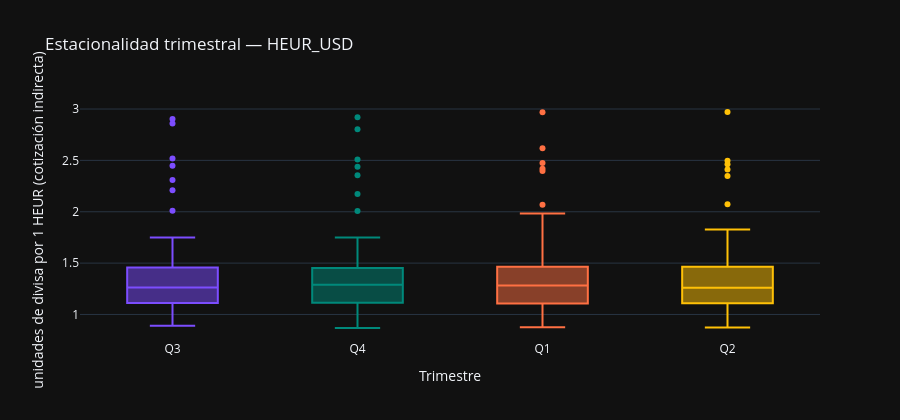

The notebook cell this image was saved under:
### Markdown cell above
### Análisis:

La estructura de autocorrelación a frecuencia trimestral confirma el patrón de los tests y replica a menor resolución el del bloque diario. En nivel, la ACF decae lentamente desde valores próximos a 1 (en torno a 0,40 todavía en el lag 16) y la PACF concentra toda la señal en un pico dominante en el lag 1 cercano a la unidad, la firma canónica de un AR(1) con raíz próxima a 1 propia de una serie no estacionaria.

La primera diferencia `Δ1` es la transformación más próxima al ruido blanco: la ACF muestra un único pico modesto en el lag 1 (aproximadamente 0,35) y entra en banda a partir del lag 2, y la PACF replica ese perfil, sin estructura estacional en múltiplos de 4. La diferencia interanual `Δ4` y la variación interanual porcentual presentan en cambio una persistencia mayor: ambas parten de un lag 1 elevado (aproximadamente 0,85) y decaen de forma gradual con varios lags iniciales significativos, y sus PACF muestran un pico fuerte en el lag 1 seguido de un valor negativo en el lag 2 (aproximadamente -0,35), estructura característica del solapamiento que introduce el filtro interanual. Las tres son estacionarias según los tests, pero la `Δ1` es la que deja la serie más limpia de autocorrelación residual, lo que refuerza su elección como transformación de referencia para el cruce con el paro.

### Code cell
# Estacionalidad trimestral reconstruida desde y_q
if len(y_q) >= 8:
    colores_bp = ['#7C4DFF', '#00897B', '#FF7043', '#FFC107']
    df_box_q = pd.DataFrame({
        'trimestre': y_q.index.quarter.map({1: 'Q1', 2: 'Q2', 3: 'Q3', 4: 'Q4'}),
        'valor': y_q.values,
        'fecha': y_q.index.strftime('%Y-%m-%d'),
    })
    df_box_q['trimestre'] = pd.Categorical(df_box_q['trimestre'],
                                            categories=['Q1', 'Q2', 'Q3', 'Q4'], ordered=True)
    fig = px.box(
        df_box_q, x='trimestre', y='valor', color='trimestre',
        hover_data=['fecha'],
        title=f'Estacionalidad trimestral — {VAR_PRINCIPAL}',
        labels={'valor': UNIDADES, 'trimestre': 'Trimestre'},
        color_discrete_sequence=colores_bp,
    )
    fig.update_layout(showlegend=False, height=420)
    fig.show()

    medias_q = y_q.groupby(y_q.index.quarter).mean()
    cv_trimestral = medias_q.std() / medias_q.mean() * 100 if medias_q.mean() != 0 else 0
    medias_dict = {k: round(float(v), 3) for k, v in medias_q.items()}
    print('Media por trimestre:', medias_dict)
    estac = '(estacionalidad apreciable)' if cv_trimestral > 5 else '(estacionalidad leve)'
    print(f'CV entre trimestres: {cv_trimestral:.2f}% {estac}')

### Figure 1 — Plotly figure (JSON) as saved in the notebook; plotly's stock layout.template omitted (floating-point values rounded to 4 significant figures)
{"data": [{"alignmentgroup": "True", "customdata": [["1974-07-01"], ["1975-07-01"], ["1976-07-01"], ["1977-07-01"], ["1978-07-01"], ["1979-07-01"], ["1980-07-01"], ["1981-07-01"], ["1982-07-01"], ["1983-07-01"], ["1984-07-01"], ["1985-07-01"], ["1986-07-01"], ["1987-07-01"], ["1988-07-01"], ["1989-07-01"], ["1990-07-01"], ["1991-07-01"], ["1992-07-01"], ["1993-07-01"], ["1994-07-01"], ["1995-07-01"], ["1996-07-01"], ["1997-07-01"], ["1998-07-01"], ["1999-07-01"], ["2000-07-01"], ["2001-07-01"], ["2002-07-01"], ["2003-07-01"], ["2004-07-01"], ["2005-07-01"], ["2006-07-01"], ["2007-07-01"], ["2008-07-01"], ["2009-07-01"], ["2010-07-01"], ["2011-07-01"], ["2012-07-01"], ["2013-07-01"], ["2014-07-01"], ["2015-07-01"], ["2016-07-01"], ["2017-07-01"], ["2018-07-01"], ["2019-07-01"], ["2020-07-01"], ["2021-07-01"], ["2022-07-01"], ["2023-07-01"], ["2024-07-01"], ["2025-07-01"]], "hovertemplate": "Trimestre=%{x}<br>unidades de divisa por 1 HEUR (cotización indirecta)=%{y}<br>fecha=%{customdata[0]}<extra></extra>", "legendgroup": "Q3", "marker": {"color": "#7C4DFF"}, "name": "Q3", "notched": false, "offsetgroup": "Q3", "orientation": "v", "showlegend": true, "type": "box", "x": ["Q3", "Q3", "Q3", "Q3", "Q3", "Q3", "Q3", "Q3", "Q3", "Q3", "Q3", "Q3", "Q3", "Q3", "Q3", "Q3", "Q3", "Q3", "Q3", "Q3", "Q3", "Q3", "Q3", "Q3", "Q3", "Q3", "Q3", "Q3", "Q3", "Q3", "Q3", "Q3", "Q3", "Q3", "Q3", "Q3", "Q3", "Q3", "Q3", "Q3", "Q3", "Q3", "Q3", "Q3", "Q3", "Q3", "Q3", "Q3", "Q3", "Q3", "Q3", "Q3"], "x0": " ", "xaxis": "x", "y": [2.903, 2.859, 2.447, 2.01, 2.209, 2.518, 2.309, 1.7, 1.484, 1.107, 1.009, 0.9968, 1.231, 1.335, 1.348, 1.379, 1.687, 1.524, 1.749, 1.236, 1.285, 1.355, 1.314, 1.092, 1.113, 1.049, 0.9052, 0.8903, 0.9838, 1.125, 1.222, 1.22, 1.274, 1.374, 1.505, 1.43, 1.291, 1.413, 1.25, 1.324, 1.326, 1.112, 1.117, 1.175, 1.163, 1.112, 1.169, 1.179, 1.007, 1.088, 1.098, 1.168], "y0": " ", "yaxis": "y"}, {"alignmentgroup": "True", "customdata": [["1974-10-01"], ["1975-10-01"], ["1976-10-01"], ["1977-10-01"], ["1978-10-01"], ["1979-10-01"], ["1980-10-01"], ["1981-10-01"], ["1982-10-01"], ["1983-10-01"], ["1984-10-01"], ["1985-10-01"], ["1986-10-01"], ["1987-10-01"], ["1988-10-01"], ["1989-10-01"], ["1990-10-01"], ["1991-10-01"], ["1992-10-01"], ["1993-10-01"], ["1994-10-01"], ["1995-10-01"], ["1996-10-01"], ["1997-10-01"], ["1998-10-01"], ["1999-10-01"], ["2000-10-01"], ["2001-10-01"], ["2002-10-01"], ["2003-10-01"], ["2004-10-01"], ["2005-10-01"], ["2006-10-01"], ["2007-10-01"], ["2008-10-01"], ["2009-10-01"], ["2010-10-01"], ["2011-10-01"], ["2012-10-01"], ["2013-10-01"], ["2014-10-01"], ["2015-10-01"], ["2016-10-01"], ["2017-10-01"], ["2018-10-01"], ["2019-10-01"], ["2020-10-01"], ["2021-10-01"], ["2022-10-01"], ["2023-10-01"], ["2024-10-01"], ["2025-10-01"]], "hovertemplate": "Trimestre=%{x}<br>unidades de divisa por 1 HEUR (cotización indirecta)=%{y}<br>fecha=%{customdata[0]}<extra></extra>", "legendgroup": "Q4", "marker": {"color": "#00897B"}, "name": "Q4", "notched": false, "offsetgroup": "Q4", "orientation": "v", "showlegend": true, "type": "box", "x": ["Q4", "Q4", "Q4", "Q4", "Q4", "Q4", "Q4", "Q4", "Q4", "Q4", "Q4", "Q4", "Q4", "Q4", "Q4", "Q4", "Q4", "Q4", "Q4", "Q4", "Q4", "Q4", "Q4", "Q4", "Q4", "Q4", "Q4", "Q4", "Q4", "Q4", "Q4", "Q4", "Q4", "Q4", "Q4", "Q4", "Q4", "Q4", "Q4", "Q4", "Q4", "Q4", "Q4", "Q4", "Q4", "Q4", "Q4", "Q4", "Q4", "Q4", "Q4", "Q4"], "x0": " ", "xaxis": "x", "y": [2.92, 2.803, 2.439, 2.008, 2.355, 2.508, 2.173, 1.732, 1.389, 1.077, 0.976, 1.046, 1.236, 1.458, 1.431, 1.437, 1.75, 1.615, 1.505, 1.219, 1.291, 1.361, 1.291, 1.122, 1.177, 1.038, 0.8683, 0.8959, 0.9994, 1.189, 1.298, 1.188, 1.289, 1.449, 1.318, 1.478, 1.358, 1.348, 1.297, 1.361, 1.25, 1.095, 1.079, 1.177, 1.141, 1.107, 1.193, 1.144, 1.021, 1.075, 1.068, 1.172], "y0": " ", "yaxis": "y"}, {"alignmentgroup": "True", "customdata": [["1975-01-01"], ["1976-01-01"], ["1977-01-01"], ["1978-01-01"], ["1979-01-01"], ["1980-01-01"], ["1981-01-01"], ["1982-01-01"], ["1983-01-01"], ["1984-01-01"], ["1985-01-01"], ["1986-01-01"], ["1987-01-01"], ["1988-01-01"], ["1989-01-01"], ["1990-01-01"], ["1991-01-01"], ["1992-01-01"], ["1993-01-01"], ["1994-01-01"], ["1995-01-01"], ["1996-01-01"], ["1997-01-01"], ["1998-01-01"], ["1999-01-01"], ["2000-01-01"], ["2001-01-01"], ["2002-01-01"], ["2003-01-01"], ["2004-01-01"], ["2005-01-01"], ["2006-01-01"], ["2007-01-01"], ["2008-01-01"], ["2009-01-01"], ["2010-01-01"], ["2011-01-01"], ["2012-01-01"], ["2013-01-01"], ["2014-01-01"], ["2015-01-01"], ["2016-01-01"], ["2017-01-01"], ["2018-01-01"], ["2019-01-01"], ["2020-01-01"], ["2021-01-01"], ["2022-01-01"], ["2023-01-01"], ["2024-01-01"], ["2025-01-01"]], "hovertemplate": "Trimestre=%{x}<br>unidades de divisa por 1 HEUR (cotización indirecta)=%{y}<br>fecha=%{customdata[0]}<extra></extra>", "legendgroup": "Q1", "marker": {"color": "#FF7043"}, "name": "Q1", "notched": false, "offsetgroup": "Q1", "orientation": "v", "showlegend": true, "type": "box", "x": ["Q1", "Q1", "Q1", "Q1", "Q1", "Q1", "Q1", "Q1", "Q1", "Q1", "Q1", "Q1", "Q1", "Q1", "Q1", "Q1", "Q1", "Q1", "Q1", "Q1", "Q1", "Q1", "Q1", "Q1", "Q1", "Q1", "Q1", "Q1", "Q1", "Q1", "Q1", "Q1", "Q1", "Q1", "Q1", "Q1", "Q1", "Q1", "Q1", "Q1", "Q1", "Q1", "Q1", "Q1", "Q1", "Q1", "Q1", "Q1", "Q1", "Q1", "Q1"], "x0": " ", "xaxis": "x", "y": [2.968, 2.618, 2.419, 2.069, 2.398, 2.474, 1.984, 1.645, 1.281, 1.078, 0.9262, 1.127, 1.289, 1.473, 1.441, 1.524, 1.736, 1.629, 1.426, 1.18, 1.274, 1.345, 1.191, 1.079, 1.122, 0.9865, 0.9232, 0.8766, 1.073, 1.25, 1.311, 1.202, 1.311, 1.498, 1.303, 1.383, 1.368, 1.311, 1.321, 1.37, 1.126, 1.102, 1.065, 1.229, 1.136, 1.103, 1.205, 1.122, 1.073, 1.086, 1.052], "y0": " ", "yaxis": "y"}, {"alignmentgroup": "True", "customdata": [["1975-04-01"], ["1976-04-01"], ["1977-04-01"], ["1978-04-01"], ["1979-04-01"], ["1980-04-01"], ["1981-04-01"], ["1982-04-01"], ["1983-04-01"], ["1984-04-01"], ["1985-04-01"], ["1986-04-01"], ["1987-04-01"], ["1988-04-01"], ["1989-04-01"], ["1990-04-01"], ["1991-04-01"], ["1992-04-01"], ["1993-04-01"], ["1994-04-01"], ["1995-04-01"], ["1996-04-01"], ["1997-04-01"], ["1998-04-01"], ["1999-04-01"], ["2000-04-01"], ["2001-04-01"], ["2002-04-01"], ["2003-04-01"], ["2004-04-01"], ["2005-04-01"], ["2006-04-01"], ["2007-04-01"], ["2008-04-01"], ["2009-04-01"], ["2010-04-01"], ["2011-04-01"], ["2012-04-01"], ["2013-04-01"], ["2014-04-01"], ["2015-04-01"], ["2016-04-01"], ["2017-04-01"], ["2018-04-01"], ["2019-04-01"], ["2020-04-01"], ["2021-04-01"], ["2022-04-01"], ["2023-04-01"], ["2024-04-01"], ["2025-04-01"]], "hovertemplate": "Trimestre=%{x}<br>unidades de divisa por 1 HEUR (cotización indirecta)=%{y}<br>fecha=%{customdata[0]}<extra></extra>", "legendgroup": "Q2", "marker": {"color": "#FFC107"}, "name": "Q2", "notched": false, "offsetgroup": "Q2", "orientation": "v", "showlegend": true, "type": "box", "x": ["Q2", "Q2", "Q2", "Q2", "Q2", "Q2", "Q2", "Q2", "Q2", "Q2", "Q2", "Q2", "Q2", "Q2", "Q2", "Q2", "Q2", "Q2", "Q2", "Q2", "Q2", "Q2", "Q2", "Q2", "Q2", "Q2", "Q2", "Q2", "Q2", "Q2", "Q2", "Q2", "Q2", "Q2", "Q2", "Q2", "Q2", "Q2", "Q2", "Q2", "Q2", "Q2", "Q2", "Q2", "Q2", "Q2", "Q2", "Q2", "Q2", "Q2", "Q2"], "x0": " ", "xaxis": "x", "y": [2.971, 2.461, 2.412, 2.073, 2.495, 2.347, 1.826, 1.569, 1.198, 1.089, 0.9563, 1.166, 1.319, 1.474, 1.372, 1.585, 1.549, 1.641, 1.376, 1.22, 1.352, 1.306, 1.15, 1.092, 1.057, 0.9332, 0.8725, 0.9188, 1.137, 1.205, 1.259, 1.258, 1.348, 1.562, 1.363, 1.271, 1.439, 1.281, 1.306, 1.371, 1.105, 1.129, 1.102, 1.191, 1.124, 1.101, 1.206, 1.065, 1.089, 1.077, 1.134], "y0": " ", "yaxis": "y"}], "layout": {"boxmode": "overlay", "height": 420, "legend": {"title": {"text": "Trimestre"}, "tracegroupgap": 0}, "showlegend": false, "title": {"text": "Estacionalidad trimestral — HEUR_USD"}, "xaxis": {"anchor": "y", "categoryarray": ["Q3", "Q4", "Q1", "Q2"], "categoryorder": "array", "domain": [0.0, 1.0], "title": {"text": "Trimestre"}}, "yaxis": {"anchor": "x", "domain": [0.0, 1.0], "title": {"text": "unidades de divisa por 1 HEUR (cotización indirecta)"}}}}
